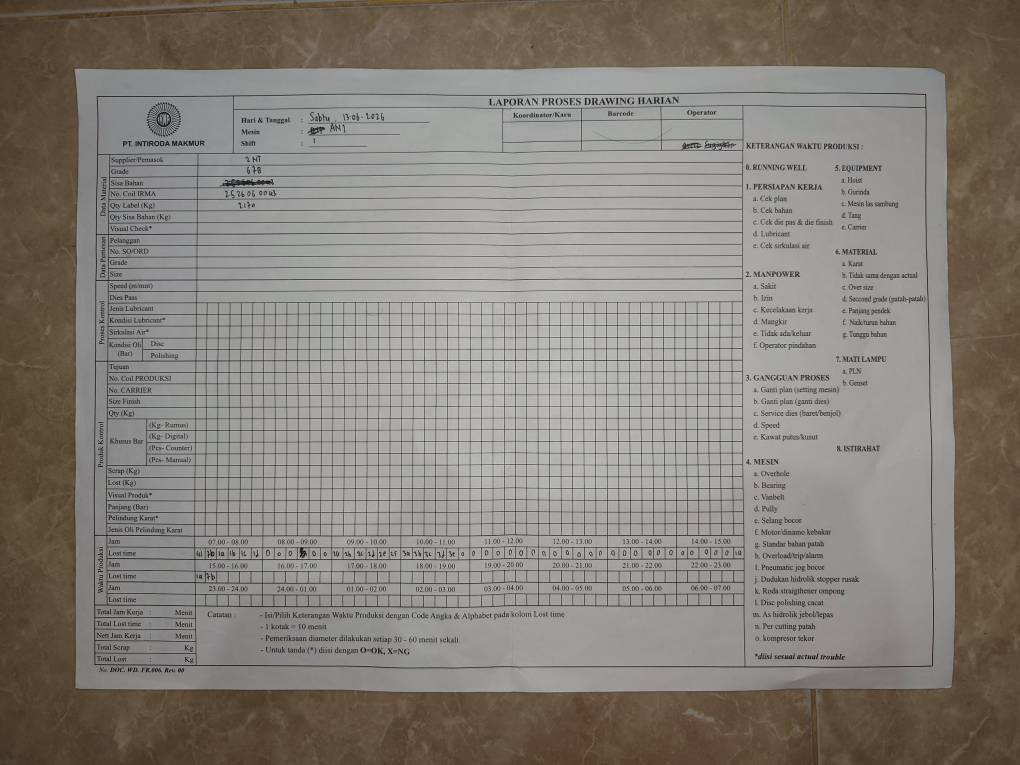
#> input picture fullimg/IMG_20261011_143018.jpg.jpeg, 4080 x 3060 px (shown at 1/4 size)
$ python -i preprocess.py   (imports and definitions only)
#> lines starting #> are read from the running program, lines starting #| are printed output that depends on the picture
#> further down, picture is the input picture: shape (3060, 4080, 3); mean B, G, R 121, 128.3, 133.7
"""
EKSPLORASI 3 -- preprocess.py
Preprocessing MINIMAL: exif-safe read + koreksi orientasi (OSD) + enhance +
upscale. TIDAK ADA auto_crop_document, TIDAK ADA OCR-anchor, TIDAK ADA
homography -- semua pencarian posisi diserahkan ke Ollama.

enhance() & upscale_if_needed() disalin APA ADANYA dari paper_reader_extract.py
(fungsi generik yg sudah lama dipakai produksi, bukan bagian eksperimental).
"""

import os
import shutil
import cv2
import numpy as np
from PIL import Image, ImageOps
import pytesseract

# [9 lines not run here, left out]

MIN_OUTPUT_DIMENSION = 1600


# [39 lines left out: functions imread_exif_safe, detect_and_fix_orientation, upscale_if_needed, not called in this run]


def enhance(image):
    lab = cv2.cvtColor(image, cv2.COLOR_BGR2LAB)
#> lab: shape (3060, 4080, 3); mean of channels 0, 1, 2 136.6, 129.1, 133
    l, a, b = cv2.split(lab)
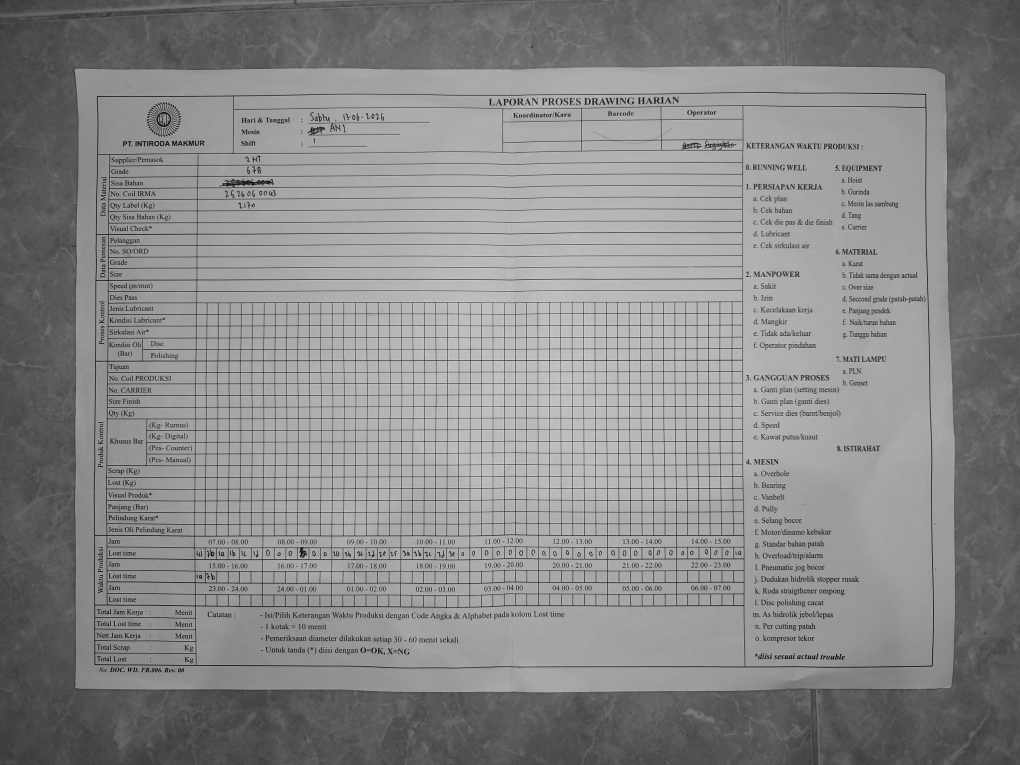
#> l: shape (3060, 4080) (shown at 1/4 size); min 0, max 222, mean 136.6
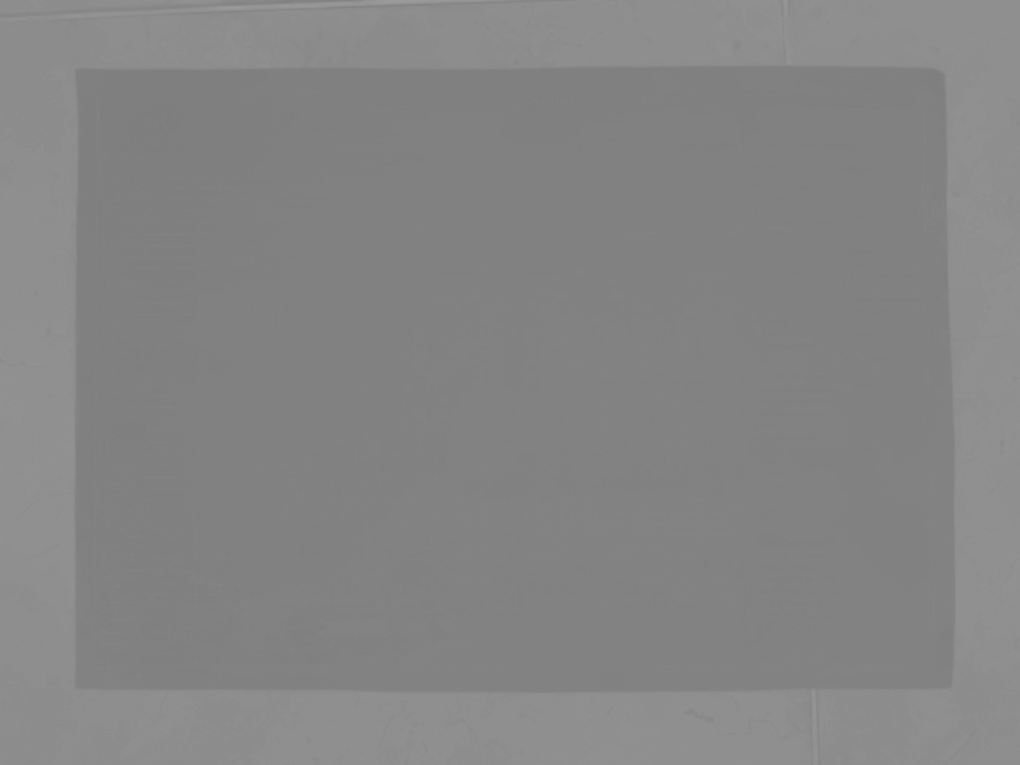
#> b: shape (3060, 4080) (shown at 1/4 size); min 123, max 157, mean 133
    clahe = cv2.createCLAHE(clipLimit=2.0, tileGridSize=(8, 8))
    l2 = clahe.apply(l)
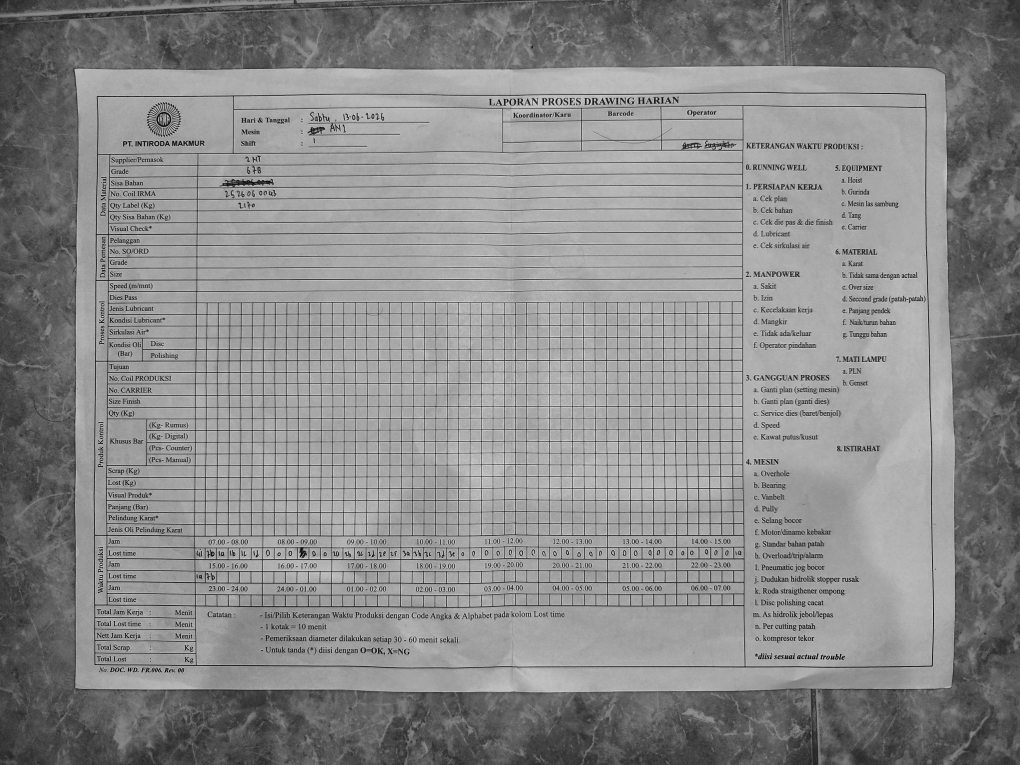
#> l2: shape (3060, 4080) (shown at 1/4 size); min 1, max 235, mean 137.6
    merged = cv2.merge((l2, a, b))
#> merged: shape (3060, 4080, 3); mean of channels 0, 1, 2 137.6, 129.1, 133
    return cv2.cvtColor(merged, cv2.COLOR_LAB2BGR)
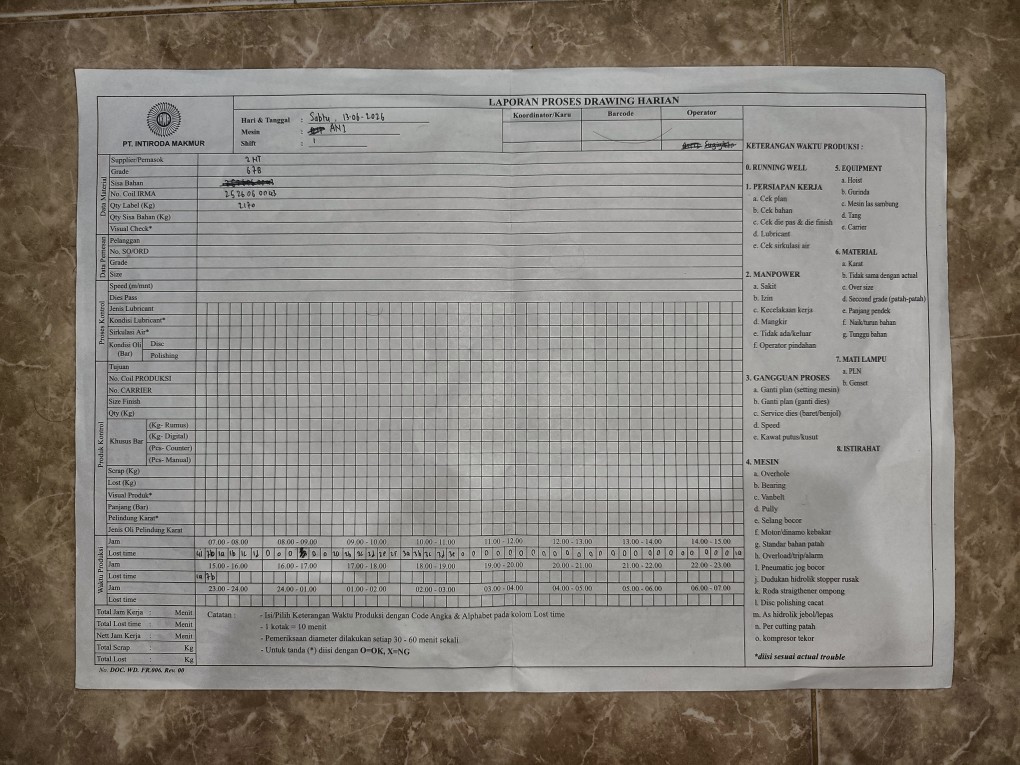
#> returned value: shape (3060, 4080, 3) (shown at 1/4 size); mean B, G, R 122.4, 129.6, 135


# [9 lines left out: function preprocess_closeup, not called in this run]

>>> import cv2
>>> picture = cv2.imread('../../fullimg/IMG_20261011_143018.jpg.jpeg')
>>> result = enhance(picture)
